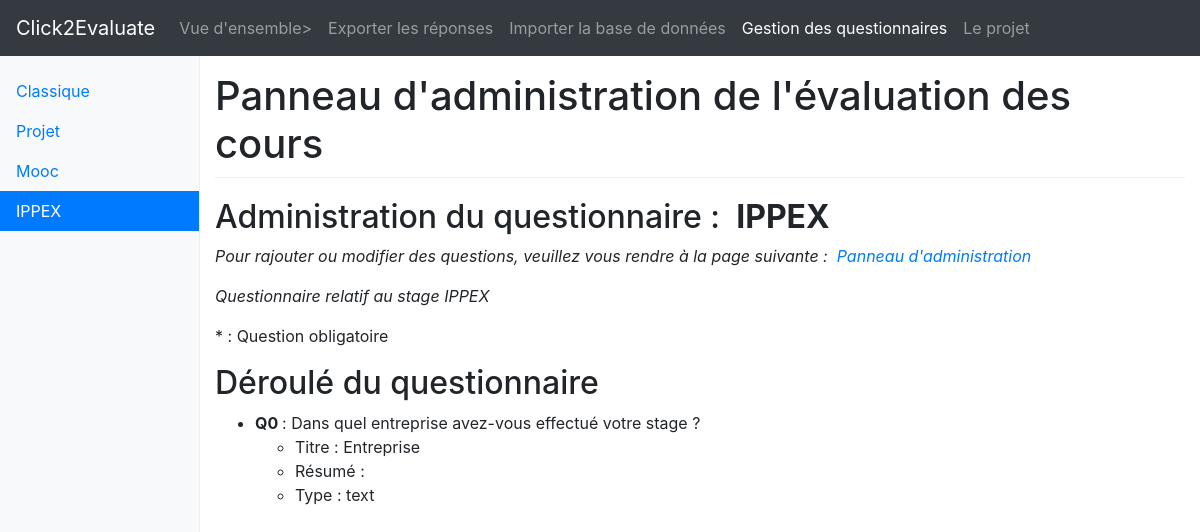
/s2ip/questionnaires/4/, run on an earlier commit of the app's database.
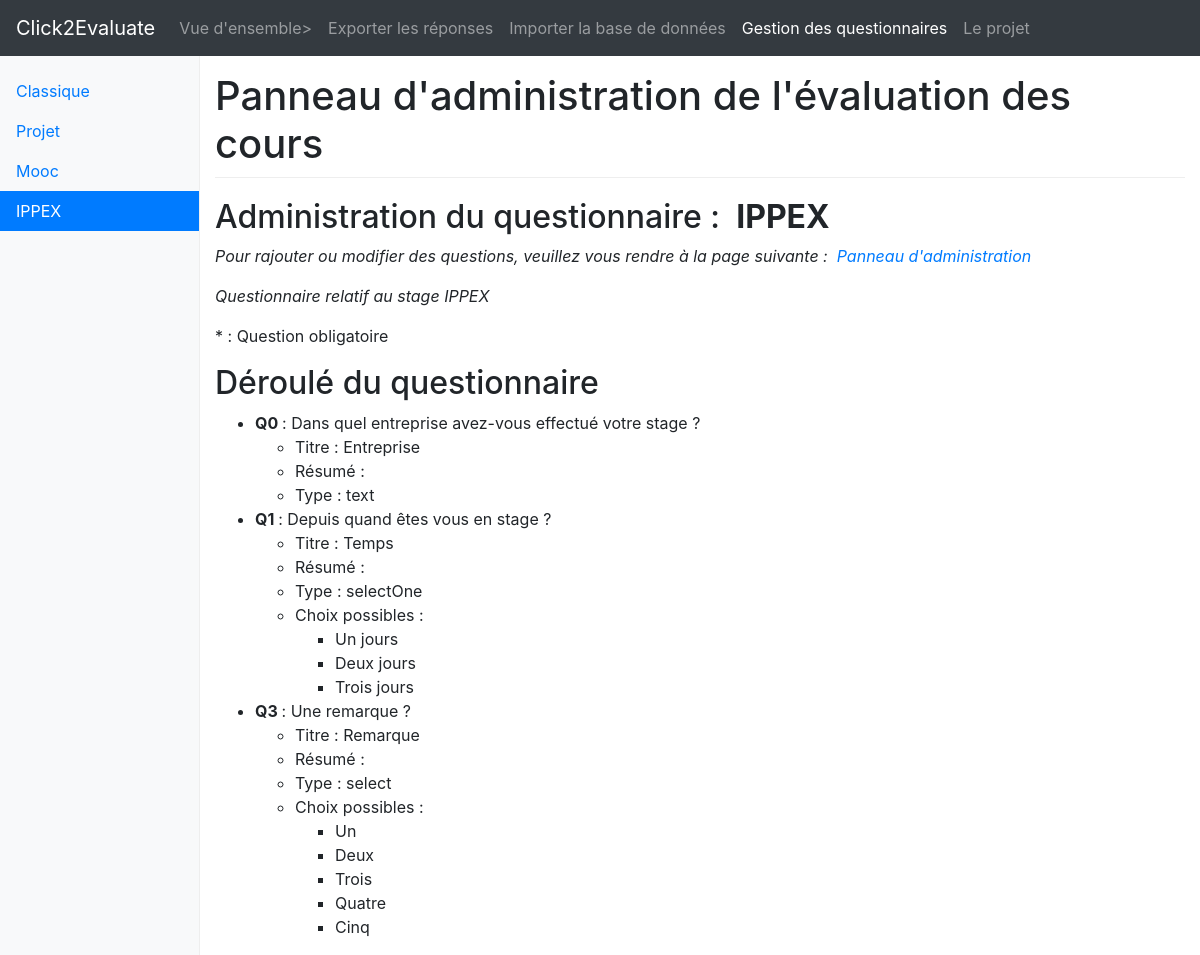
And on a later commit of the database.
### api/models.py (models this page shows, shortened)
class TypeForm(models.Model):
    name = models.CharField(max_length = 100, unique = True) # e.g. "Classique"
    description = models.TextField(blank = True)

class Question(models.Model):
    typeForm = models.ForeignKey(TypeForm, on_delete = models.CASCADE)
    position = models.IntegerField()
    title = models.CharField(max_length = 100)
    label = models.CharField(max_length = 300)
    obligatory = models.BooleanField(default = False)
    type_question = models.CharField(max_length = 50,
        validators=[
            RegexValidator(
                regex='^(select|selectOne|inline|text|number)$',
                message='Veuillez choisir un type de question parmi select, selectOne, inline ou text',
            ),
        ])
    type_data = models.CharField(max_length = 400, blank = True)
    isSub = models.BooleanField(max_length = 50)
    parentsQuestionPosition = models.IntegerField(default = 0)
    parentsQuestionsValue = models.IntegerField(default = 0)

### controlPanel/views.py (the view)
# urls.py: path('questionnaires/', views.typeFormView, name = "typeForm"),
def typeFormView(request, id_q = None):
    typeForm_list = TypeForm.objects.all()
    data = {}
    if id_q != None:
        current = TypeForm.objects.get(id = id_q)
        questions = Question.objects.filter(typeForm = current).order_by('position')
        for q in questions:
            q.data = q.type_data.split(";")
        main_questions = [q for q in questions if not(q.isSub)]
        for q in main_questions:
            q.sub_questions = list(Question.objects.filter(isSub = True, parentsQuestionPosition = q.position))
            q.had_sub_questions = len(q.sub_questions) > 0
        data = {
            "current_id": current.id,
            "current_name": current.name,
            "current_description": current.description,
            "typeForm_list": typeForm_list,
            "main_questions": main_questions,
        }
    else:
        data = {
            "typeForm_list": typeForm_list,
        }
    template = loader.get_template('controlPanel/survey.html')
    return HttpResponse(template.render(data, request))

### controlPanel/templates/controlPanel/survey.html (shortened to what this page needs)
{% load static %}
<!doctype html>
<html lang="fr">
  <head>
    <link rel="stylesheet" href="https://maxcdn.bootstrapcdn.com/bootstrap/4.0.0-beta.3/css/bootstrap.min.css">
    <link rel="stylesheet" href="//cdnjs.cloudflare.com/ajax/libs/bootstrap-table/1.11.1/bootstrap-table.min.css">
    <link href="{% static 'controlPanel/style.css' %}" rel="stylesheet">
    <link href="{% static 'controlPanel/hbar.css' %}" rel="stylesheet">
  </head>
  <body>
    <nav class="navbar navbar-expand-md navbar-dark fixed-top bg-dark">
        <a class="navbar-brand" href="{% url 'controlPanel:home' %}"> Click2Evaluate </a>
        <div class="collapse navbar-collapse" id="navbarsExampleDefault">
          <ul class="navbar-nav mr-auto">
            <li class="nav-item">
              <a class="nav-link" href="{% url 'controlPanel:generalView' %}"> Vue d'ensemble></a>
            </li>
            <li class="nav-item">
              <a class="nav-link" href="{% url 'controlPanel:exportDb' %}"> Exporter les réponses </a>
            </li>
            <li class="nav-item">
              <a class="nav-link" href="{% url 'controlPanel:importDb' %}"> Importer la base de données </a>
            </li>
            <li class="nav-item">
              <a class="nav-link active" href="{% url 'controlPanel:typeForm' %}"> Gestion des questionnaires <span class="sr-only">(current)</span></a>
            </li>
            <li class="nav-item">
              <a class="nav-link" href="{% url 'controlPanel:project' %}"> Le projet </a>
            </li>
          </ul>
        </div>
      </nav>
    <div class="container-fluid">
      <div class="row">
        <nav class="col-sm-3 col-md-2 d-none d-sm-block bg-light sidebar">
          <ul class="nav nav-pills flex-column">
            {% for s in typeForm_list %}
            <li class="nav-item">
              <a class="nav-link {% if current_id == s.id %} active {% endif %}"
              href="{% url 'controlPanel:typeFormSpecific' s.id %}">
              {{ s.name }}
                {% if current.id == s.id %} <span class="sr-only">(current)</span> {% endif %}</a>
            </li>
            {% endfor %}
          </ul>
        </nav>
        <main role="main" class="col-sm-9 ml-sm-auto col-md-10 pt-3">
          <h1> Panneau d'administration de l'évaluation des cours </h1>
          {% if current_name %}
            <h2> Administration du questionnaire : <b> {{ current_name }} </b></h2>
              <i><p> Pour rajouter ou modifier des questions, veuillez vous rendre à la page suivante : <a href="/admin/"> Panneau d'administration </a> </p></i>
              <p> <i> {{ current_description }} </i> </p>
              <p> * : Question obligatoire </p>
              <h3> Déroulé du questionnaire </h3>
              <ul>
              {% for q in main_questions %}
              <li>
                <b> Q{{ q.position }} </b> : {{ q.label }}{% if q.obligatory %}*{% endif %}
                  <ul>
                    <li> Titre : {{ q.title }} </li>
                    <li> Résumé : {{ q.summary }} </li>
                    <li> Type : {{ q.type_question }} </li>
                    {% if q.type_question == 'select' or q.type_question == 'selectOne' %}
                      <li> Choix possibles :
                        <ul>
                          {% for a in q.data %}
                          <li> {{ a }} </li>
                          {% endfor %}
                        </ul>
                      </li>
                    {% elif q.type_question == 'number' %}
                      <li> Début, fin : {% for x in q.data %} {{ x }} {% endfor %} </li>
                    {% endif %}
                  </ul>
              </li>
              {% endfor %}
              </ul>
            {% else %}
              <p> Veuillez sélectionner un questionnaire sur le menu à gauche ou en créer un nouveau sur le <a href="/admin/">panneau d'administration </a> </p>
            {% endif %}
        </main>
      </div>
    </div>
  </body>
</html>

### controlPanel/static/controlPanel/style.css (style rules this page uses)
body { padding-top: 3.5rem; }
h1 { padding-bottom: 9px; margin-bottom: 20px; border-bottom: 1px solid #eee; }
.sidebar { position: fixed; top: 51px; bottom: 0; left: 0; z-index: 1000; padding: 20px 0; overflow-x: hidden; overflow-y: auto; border-right: 1px solid #eee; }
.sidebar .nav { margin-bottom: 20px; }
.sidebar .nav-item { width: 100%; }
.sidebar .nav-item + .nav-item { margin-left: 0; }
.sidebar .nav-link { border-radius: 0; }

### controlPanel/static/controlPanel/hbar.css (style rules this page uses)
h3 { font-size: 2em; }

What changed in the data, as far as the page shows it:
added Question: position "1", label "Depuis quand êtes vous en stage ?", title "Temps", type_question "selectOne", data "Un jours" "Deux jours" "Trois jours"
added Question: position "3", label "Une remarque ?", title "Remarque", type_question "select", data "Un" "Deux" "Trois" "Quatre" "Cinq"
